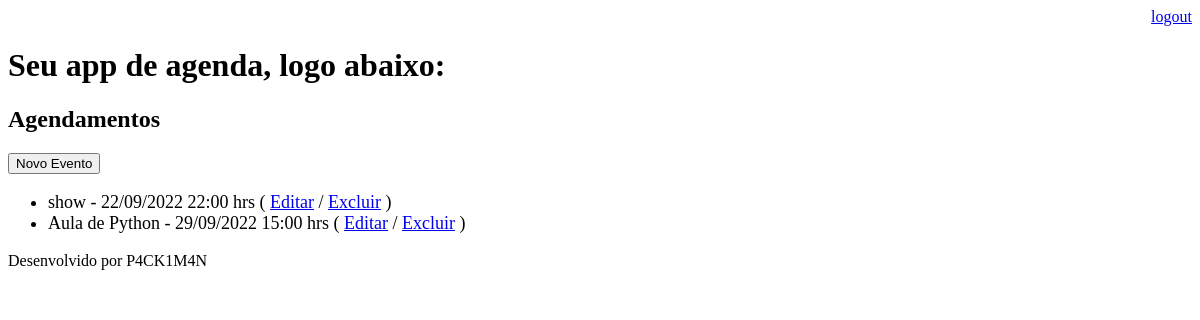
Page /agenda/ (signed in) on the earlier database version.
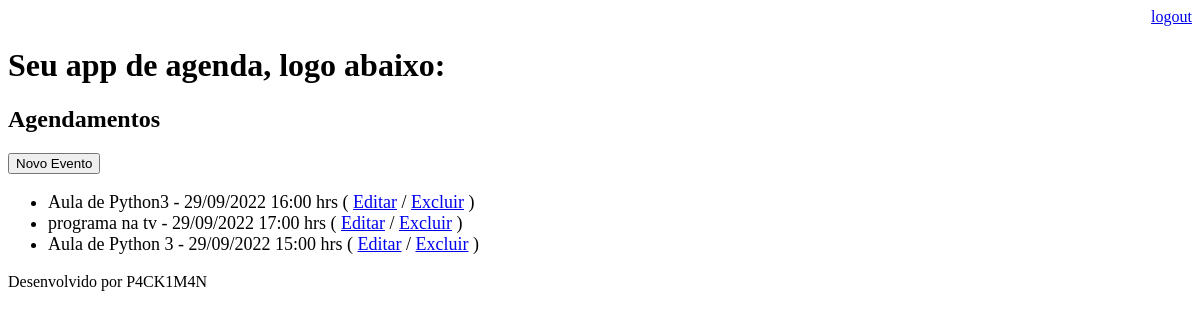
Same page on the later database version.
### core/models.py (models this page shows, shortened)
class Evento(models.Model):
    titulo = models.CharField(max_length=100)
    descricao = models.TextField(blank=True, null=True)
    data_evento = models.DateTimeField(verbose_name='Data do Evento')
    data_criacao = models.DateTimeField(auto_now=True)
    usuario = models.ForeignKey(User, on_delete=models.CASCADE)
    class Meta:
        db_table = 'evento'
    def get_data_evento(self):
        return self.data_evento.strftime('%d/%m/%Y %H:%M hrs')
    def get_evento_atrasado(self):
        if self.data_evento < datetime.now():
            return True
        else:
            return False

### core/views.py (the view)
# urls.py: path('agenda/', views.lista_eventos),
@login_required(login_url='/login/')
def lista_eventos(request):
    usuario = request.user
    data_atual = datetime.now() - timedelta(hours=1)
    evento = Evento.objects.filter(usuario=usuario, data_evento__gt=data_atual)
    dados = {'eventos':evento}
    return render(request, 'agenda.html', dados)

### templates/agenda.html (shortened to what this page needs)
{% extends "model-page.html" %}
{%block content %}
  <h2>Agendamentos</h2>
  <a href="evento/">
  <button type="button">Novo Evento</button>
  </a>
  <ul style="font-size: 18px">
    {% for evento in eventos %}
      <li>
          <div style= >
            {{evento.titulo}} - {{ evento.get_data_evento}}
            ( <a href="evento/?id={{ evento.id}}">Editar</a>
            / <a href="evento/delete/{{ evento.id }}/">Excluir</a> )
          </div>
      </li>
    {% endfor %}
  </ul>
{% endblock %}

### templates/model-page.html
<!DOCTYPE html>
<html lang="en" dir="ltr">
  <head>
    {% include "model-header.html" %}
  </head>
  <body>
    {% block content%} {% endblock %}
    {%include "model-footer.html" %}
  </body>
</html>

### templates/model-header.html (shortened to what this page needs)
    <div align="right">
      <a href="/logout">logout</a>
    </div>
    <h1>Seu app de agenda, logo abaixo: </h1>

### templates/model-footer.html
<p>Desenvolvido por P4CK1M4N</p>

Differences in the rows shown:
removed Evento: titulo "show", get_data_evento "22/09/2022 22:00 hrs"
changed Evento: titulo "Aula de Python" → "Aula de Python3"; get_data_evento "29/09/2022 15:00 hrs" → "29/09/2022 16:00 hrs"
added Evento: titulo "programa na tv", get_data_evento "29/09/2022 17:00 hrs"
added Evento: titulo "Aula de Python 3", get_data_evento "29/09/2022 15:00 hrs"
